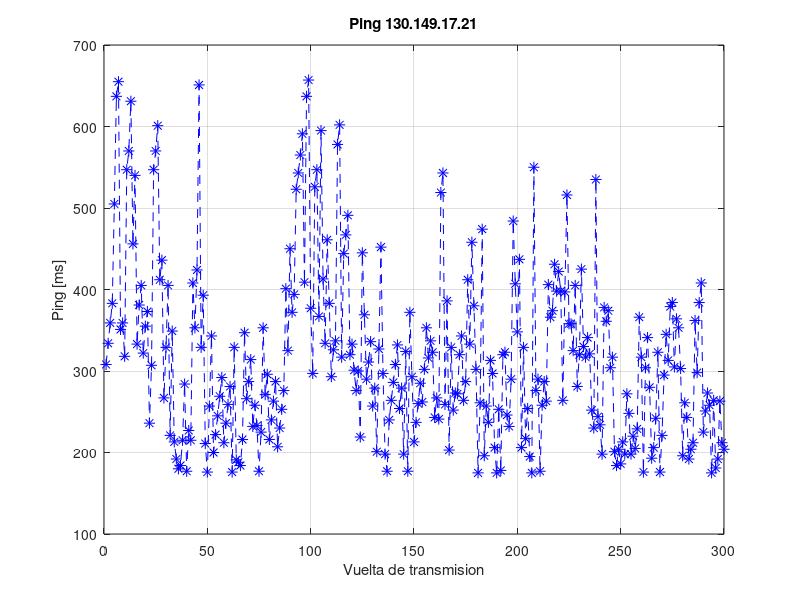

Here is the MATLAB script that generated this plot:
load alemania_RTT.dat;
plot(alemania_RTT, '--*', 'Color', 'b', 'LineWidth', 0.5, 'MarkerSize', 8);
grid on;
xlabel('Vuelta de transmision');
ylabel('Ping [ms]');
title('Ping 130.149.17.21');
print -dpng "trazaAlemania.png";
